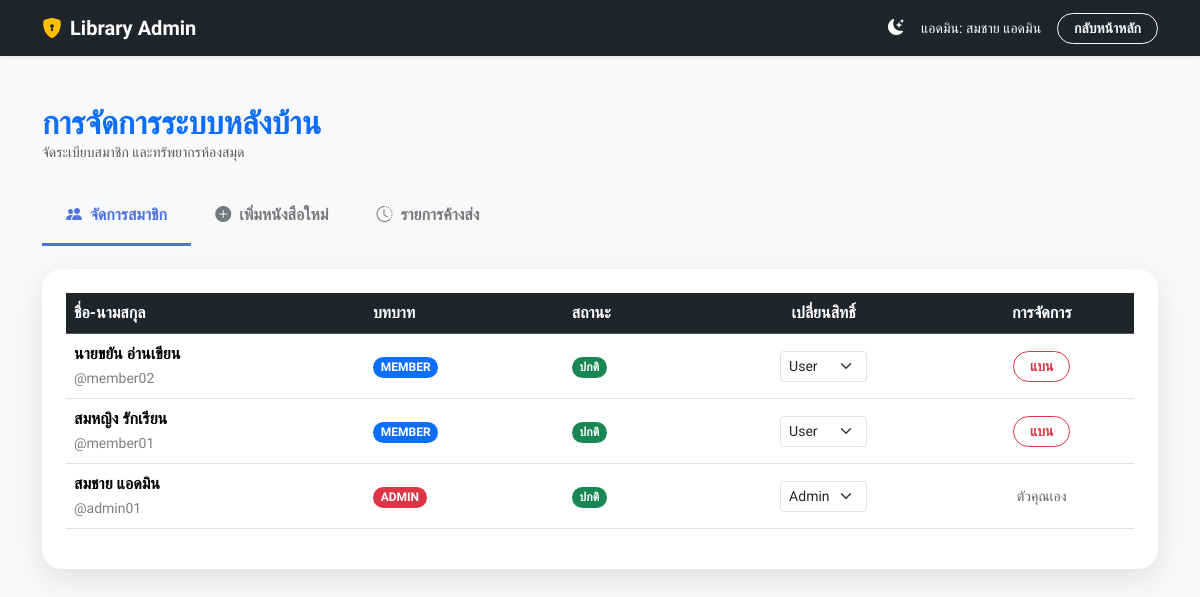
/admin_dashboard.php (signed in), run on an earlier commit of the app's database.
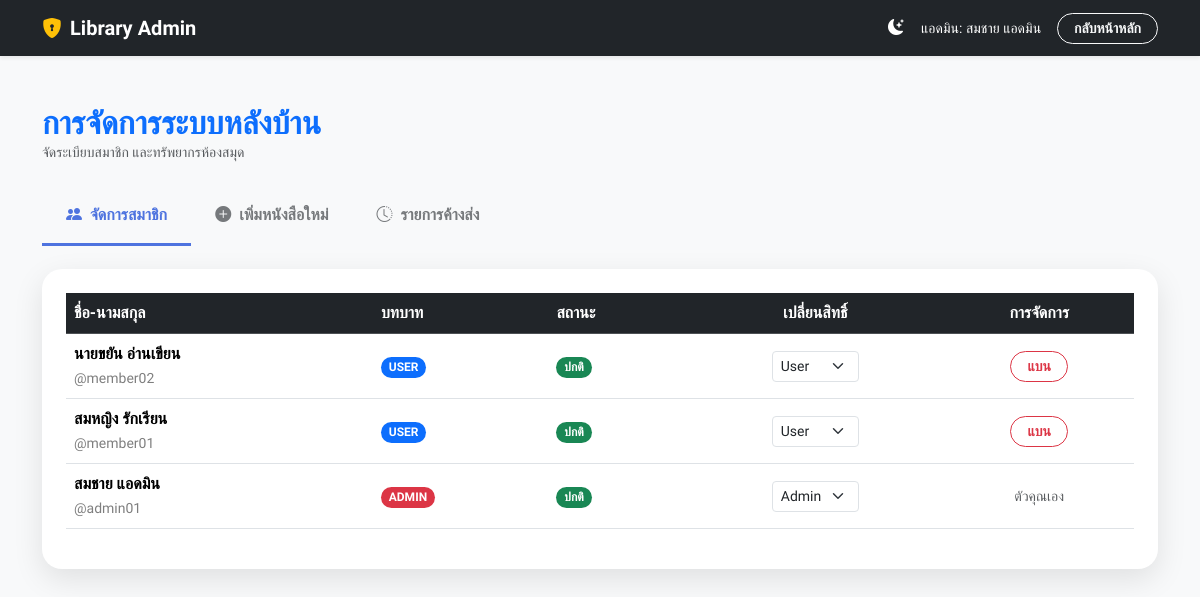
And on a later commit of the database.
### tables this page shows
CREATE TABLE users (
    user_id INT(11) AUTO_INCREMENT PRIMARY KEY,
    username VARCHAR(50) NOT NULL,
    password VARCHAR(255) NOT NULL,
    fullname VARCHAR(100) NOT NULL,
    role ENUM('admin', 'member') DEFAULT 'member'
);

### admin_dashboard.php (the view, shortened to what this page needs)
<?php
include('config/db.php');
$sql_members = "SELECT user_id, username, fullname, role, status FROM users ORDER BY user_id DESC";
$res_members = mysqli_query($conn, $sql_members);
?>
<!DOCTYPE html>
<html lang="th" data-bs-theme="light">
<head>
    <link href="https://cdn.jsdelivr.net/npm/bootstrap@5.3.3/dist/css/bootstrap.min.css" rel="stylesheet">
    <link rel="stylesheet" href="https://cdn.jsdelivr.net/npm/bootstrap-icons@1.11.3/font/bootstrap-icons.min.css">
</head>
<body>
<nav class="navbar navbar-expand-lg navbar-dark sticky-top shadow-sm">
  <div class="container">
    <a class="navbar-brand fw-bold" href="index.php">
        <i class="bi bi-shield-lock-fill me-2 text-warning"></i>Library Admin
    </a>
    <div class="ms-auto d-flex align-items-center">
        <button class="btn btn-link text-white me-3 p-0" id="themeToggle" type="button">
            <i class="bi bi-moon-stars-fill" id="themeIcon"></i>
        </button>
        <span class="text-white me-3 d-none d-md-inline small">แอดมิน: <?php echo htmlspecialchars($_SESSION['fullname']); ?></span>
        <a href="index.php" class="btn btn-outline-light btn-sm rounded-pill px-3 fw-bold">กลับหน้าหลัก</a>
    </div>
  </div>
</nav>
<div class="container mt-5 mb-5">
    <div class="mb-4">
        <h2 class="fw-bold m-0 text-primary">การจัดการระบบหลังบ้าน</h2>
        <p class="text-muted small">จัดระเบียบสมาชิก และทรัพยากรห้องสมุด</p>
    </div>
    <ul class="nav nav-tabs mb-4 border-0" id="adminTab" role="tablist">
        <li class="nav-item">
            <button class="nav-link active px-4 py-3" data-bs-toggle="tab" data-bs-target="#members" type="button">
                <i class="bi bi-people-fill me-2"></i>จัดการสมาชิก
            </button>
        </li>
        <li class="nav-item">
            <button class="nav-link px-4 py-3" data-bs-toggle="tab" data-bs-target="#addbook" type="button">
                <i class="bi bi-plus-circle-fill me-2"></i>เพิ่มหนังสือใหม่
            </button>
        </li>
        <li class="nav-item">
            <button class="nav-link px-4 py-3" data-bs-toggle="tab" data-bs-target="#borrowed" type="button">
                <i class="bi bi-clock-history me-2"></i>รายการค้างส่ง
            </button>
        </li>
    </ul>
    <div class="tab-content">
        <div class="tab-pane fade show active" id="members" role="tabpanel">
            <div class="card admin-card p-4">
                <div class="table-responsive">
                    <table class="table table-hover align-middle">
                        <thead class="table-dark">
                            <tr>
                                <th>ชื่อ-นามสกุล</th>
                                <th>บทบาท</th>
                                <th>สถานะ</th>
                                <th class="text-center">เปลี่ยนสิทธิ์</th>
                                <th class="text-center">การจัดการ</th>
                            </tr>
                        </thead>
                        <tbody>
                            <?php while($user = mysqli_fetch_assoc($res_members)) {
                                $is_banned = ($user['status'] == 'banned');
                            ?>
                            <tr>
                                <td>
                                    <div class="fw-bold"><?php echo htmlspecialchars($user['fullname']); ?></div>
                                    <small class="opacity-50">@<?php echo htmlspecialchars($user['username']); ?></small>
                                </td>
                                <td>
                                    <span class="badge rounded-pill <?php echo ($user['role'] == 'admin') ? 'bg-danger' : 'bg-primary'; ?>">
                                        <?php echo strtoupper($user['role']); ?>
                                    </span>
                                </td>
                                <td>
                                    <span class="badge rounded-pill <?php echo $is_banned ? 'bg-secondary' : 'bg-success'; ?>">
                                        <?php echo $is_banned ? 'ถูกระงับ' : 'ปกติ'; ?>
                                    </span>
                                </td>
                                <td class="text-center">
                                    <form action="manage_user_action.php" method="POST" class="d-inline">
                                        <select name="new_role" class="form-select form-select-sm d-inline-block w-auto"
                                                onchange="confirmRoleChange(this, '<?php echo $user['fullname']; ?>', '<?php echo $user['role']; ?>')">
                                            <option value="user" <?php if($user['role'] == 'user') echo 'selected'; ?>>User</option>
                                            <option value="admin" <?php if($user['role'] == 'admin') echo 'selected'; ?>>Admin</option>
                                        </select>
                                    </form>
                                </td>
                                <td class="text-center">
                                    <?php if($user['user_id'] != $_SESSION['user_id']) { ?>
                                        <a href="manage_user_action.php?id=<?php echo $user['user_id']; ?>&action=toggle_status&status=<?php echo $user['status']; ?>"
                                           class="btn btn-sm <?php echo $is_banned ? 'btn-outline-success' : 'btn-outline-danger'; ?> fw-bold rounded-pill px-3"
                                           onclick="return confirm('ยืนยันการเปลี่ยนสถานะสมาชิก?')">
                                            <?php echo $is_banned ? 'ปลดแบน' : 'แบน'; ?>
                                        </a>
                                    <?php } else { ?>
                                        <span class="text-muted small">ตัวคุณเอง</span>
                                    <?php } ?>
                                </td>
                            </tr>
                            <?php } ?>
                        </tbody>
                    </table>
                </div>
            </div>
        </div>
    </div>
</div>
</body>
</html>

### admin_dashboard.php (style rules this page uses)
[data-bs-theme="light"] { --bg-page: #f8f9fa; --bg-card: #ffffff; --text-color: #212529; --input-bg: #ffffff; --input-border: #dee2e6; }
body { background-color: var(--bg-page) !important; color: var(--text-color) !important; font-family: 'Sarabun', sans-serif; transition: all 0.3s ease; min-height: 100vh; }
.navbar { background-color: #212529 !important; }
.admin-card { background-color: var(--bg-card) !important; border-radius: 20px; border: none; box-shadow: 0 10px 30px rgba(0,0,0,0.1) !important; }
.nav-tabs .nav-link { color: var(--text-color); font-weight: 600; border: none; opacity: 0.6; }
.nav-tabs .nav-link.active { color: #4e73df !important; background: transparent !important; border-bottom: 3px solid #4e73df !important; opacity: 1; }
.table { color: var(--text-color) !important; }
.form-control, .form-select { background-color: var(--input-bg) !important; color: var(--text-color) !important; border-color: var(--input-border) !important; }

What changed in the data, as far as the page shows it:
changed users "นายขยัน อ่านเขียน": role "MEMBER" → "USER"
changed users "สมหญิง รักเรียน": role "MEMBER" → "USER"
